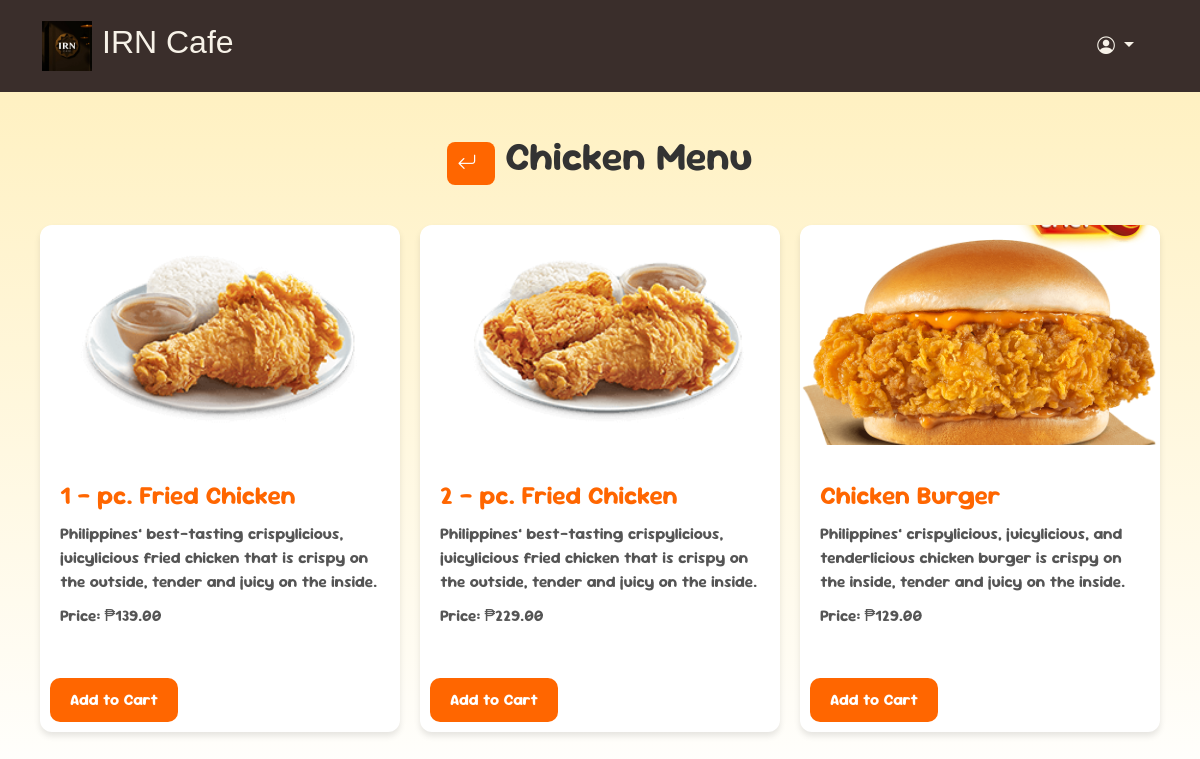
The app's page /index.php?page=menu&category=chicken with its own data.
### tables this page shows
CREATE TABLE `menu` (
  `id` int(11) NOT NULL,
  `menu_name` varchar(255) NOT NULL,
  `description` text DEFAULT NULL,
  `price` decimal(10,2) NOT NULL,
  `category` varchar(50) NOT NULL,
  `image` varchar(255) DEFAULT NULL
);

### controllers/RouteController.php (called while the page is built, shortened)
<?php
class RouteController {
    public function menu() {
        include PAGE_PATH . 'menu.php';
    }
}

### assets/pages/menu.php (the view, shortened to what this page needs)
<?php
require 'config.php';
$category = $_GET['category'] ?? '';
if (empty($category)) {
    $sql = "SELECT DISTINCT category FROM menu ORDER BY category ASC";
    $result = $conn->query($sql);
    $categories = [];
    if ($result->num_rows > 0) {
        while ($row = $result->fetch_assoc()) {
            $categories[] = $row['category'];
        }
    }
} else {
    $stmt = $conn->prepare("SELECT * FROM menu WHERE category = ? ORDER BY id DESC");
    $stmt->bind_param("s", $category);
    $stmt->execute();
    $result = $stmt->get_result();
}
?>
<div class="menu-area">
    <main class="menu-con">
        <?php if (empty($category)): ?>
            <h1>All Categories</h1>
            <div class="category-buttons">
                <?php foreach ($categories as $cat): ?>
                    <button class="btn"
                            onclick="location.href='index.php?page=menu&category=<?= $cat ?>'"
                            <?= $cat === $category ? 'disabled' : '' ?>>
                        <?= ucfirst($cat) ?>
                    </button>
                <?php endforeach; ?>
            </div>
        <?php else: ?>
            <h1>
                <a href="index.php?page=menu" class="back-button">
                    <i class="bi bi-arrow-return-left"></i>
                </a>
                <?= ucfirst($category) ?> Menu
            </h1>
            <div class="menu-each-cat">
                <?php if ($result->num_rows > 0): ?>
                    <?php while ($row = $result->fetch_assoc()): ?>
                        <article class="menu-item">
                            <?php if (!empty($row['image'])): ?>
                                <figure class="menu-item-image">
                                    <img src="<?= $row['image'] ?>" alt="<?= htmlspecialchars($row['menu_name']) ?>">
                                </figure>
                            <?php endif; ?>
                            <div class="menu-item-details">
                                <h3><?= htmlspecialchars($row['menu_name']) ?></h3>
                                <p><?= nl2br(htmlspecialchars($row['description'])) ?></p>
                                <p><strong>Price:</strong> ₱<?= htmlspecialchars($row['price']) ?></p>
                            </div>
                            <form class="add-to-cart-form" method="POST">
                                <button type="submit">Add to Cart</button>
                            </form>
                        </article>
                    <?php endwhile; ?>
                <?php else: ?>
                    <p class="no-items">No items found for <?= htmlspecialchars($category) ?>.</p>
                <?php endif; ?>
            </div>
        <?php endif; ?>
    </main>
    </div>

### index.php (style rules this page uses)
body { font-family: "Sour Gummy", Arial, sans-serif !important; font-size: 16px; line-height: 1.5; color: #333; background: linear-gradient(to bottom, #ffefba, #ffffff); margin: 0; padding: 0; display: flex; flex-direction: column; min-height: 100vh; }
main { flex-grow: 1; }

### assets/pages/menu.php (style rules this page uses)
.menu-con { display: flex; flex-direction: column; align-items: center; padding: 20px; height: 58vh; }
.menu-con h1 { text-align: center; padding: 20px 0; margin: 0; font-size: 2.5rem; }
.back-button { color: #fff; background-color: #ff6600; padding: 10px 10px; border-radius: 8px; font-size: 1.2rem; text-decoration: none; display: inline-flex; align-items: center; transition: background-color 0.3s ease, transform 0.3s ease; }
.back-button i { margin-right: 8px; }
.menu-each-cat { display: grid; grid-template-columns: repeat(auto-fill, minmax(280px, 1fr)); gap: 20px; padding: 20px; width: 100%; }
.menu-item { background-color: #fff; border-radius: 12px; box-shadow: 0 4px 6px rgba(0, 0, 0, 0.1); overflow: hidden; transition: transform 0.3s ease, box-shadow 0.3s ease; width: 100%; }
.menu-item img { width: 100%; height: 220px; object-fit: cover; }
.menu-item-details { padding: 20px; color: #333; }
.menu-item-details h3 { font-size: 1.6rem; margin-bottom: 10px; color: #ff6600; }
.menu-item-details p { margin-bottom: 10px; font-size: 1rem; color: #555; }
.menu-item-details p strong { font-weight: bold; }
.add-to-cart-form { display: flex; justify-content: start; margin-top: 10px; padding: 10px; }
.add-to-cart-form button { background-color: #ff6600; color: #fff; border: none; padding: 10px 20px; border-radius: 10px; cursor: pointer; font-size: 1rem; transition: background-color 0.3s; }

### records on screen
menu: image (picture), menu_name "1 - pc. Fried Chicken", description "Philippines’ best-tasting crispylicious, juicylicious fried chicken that is crispy on the outside, tender and juicy on the inside.", price "139.00"
menu: image (picture), menu_name "2 - pc. Fried Chicken", description "Philippines’ best-tasting crispylicious, juicylicious fried chicken that is crispy on the outside, tender and juicy on the inside.", price "229.00"
menu: image (picture), menu_name "Chicken Burger", description "Philippines’ crispylicious, juicylicious, and tenderlicious chicken burger is crispy on the inside, tender and juicy on the inside.", price "129.00"

### other values on screen
$category "Chicken"
